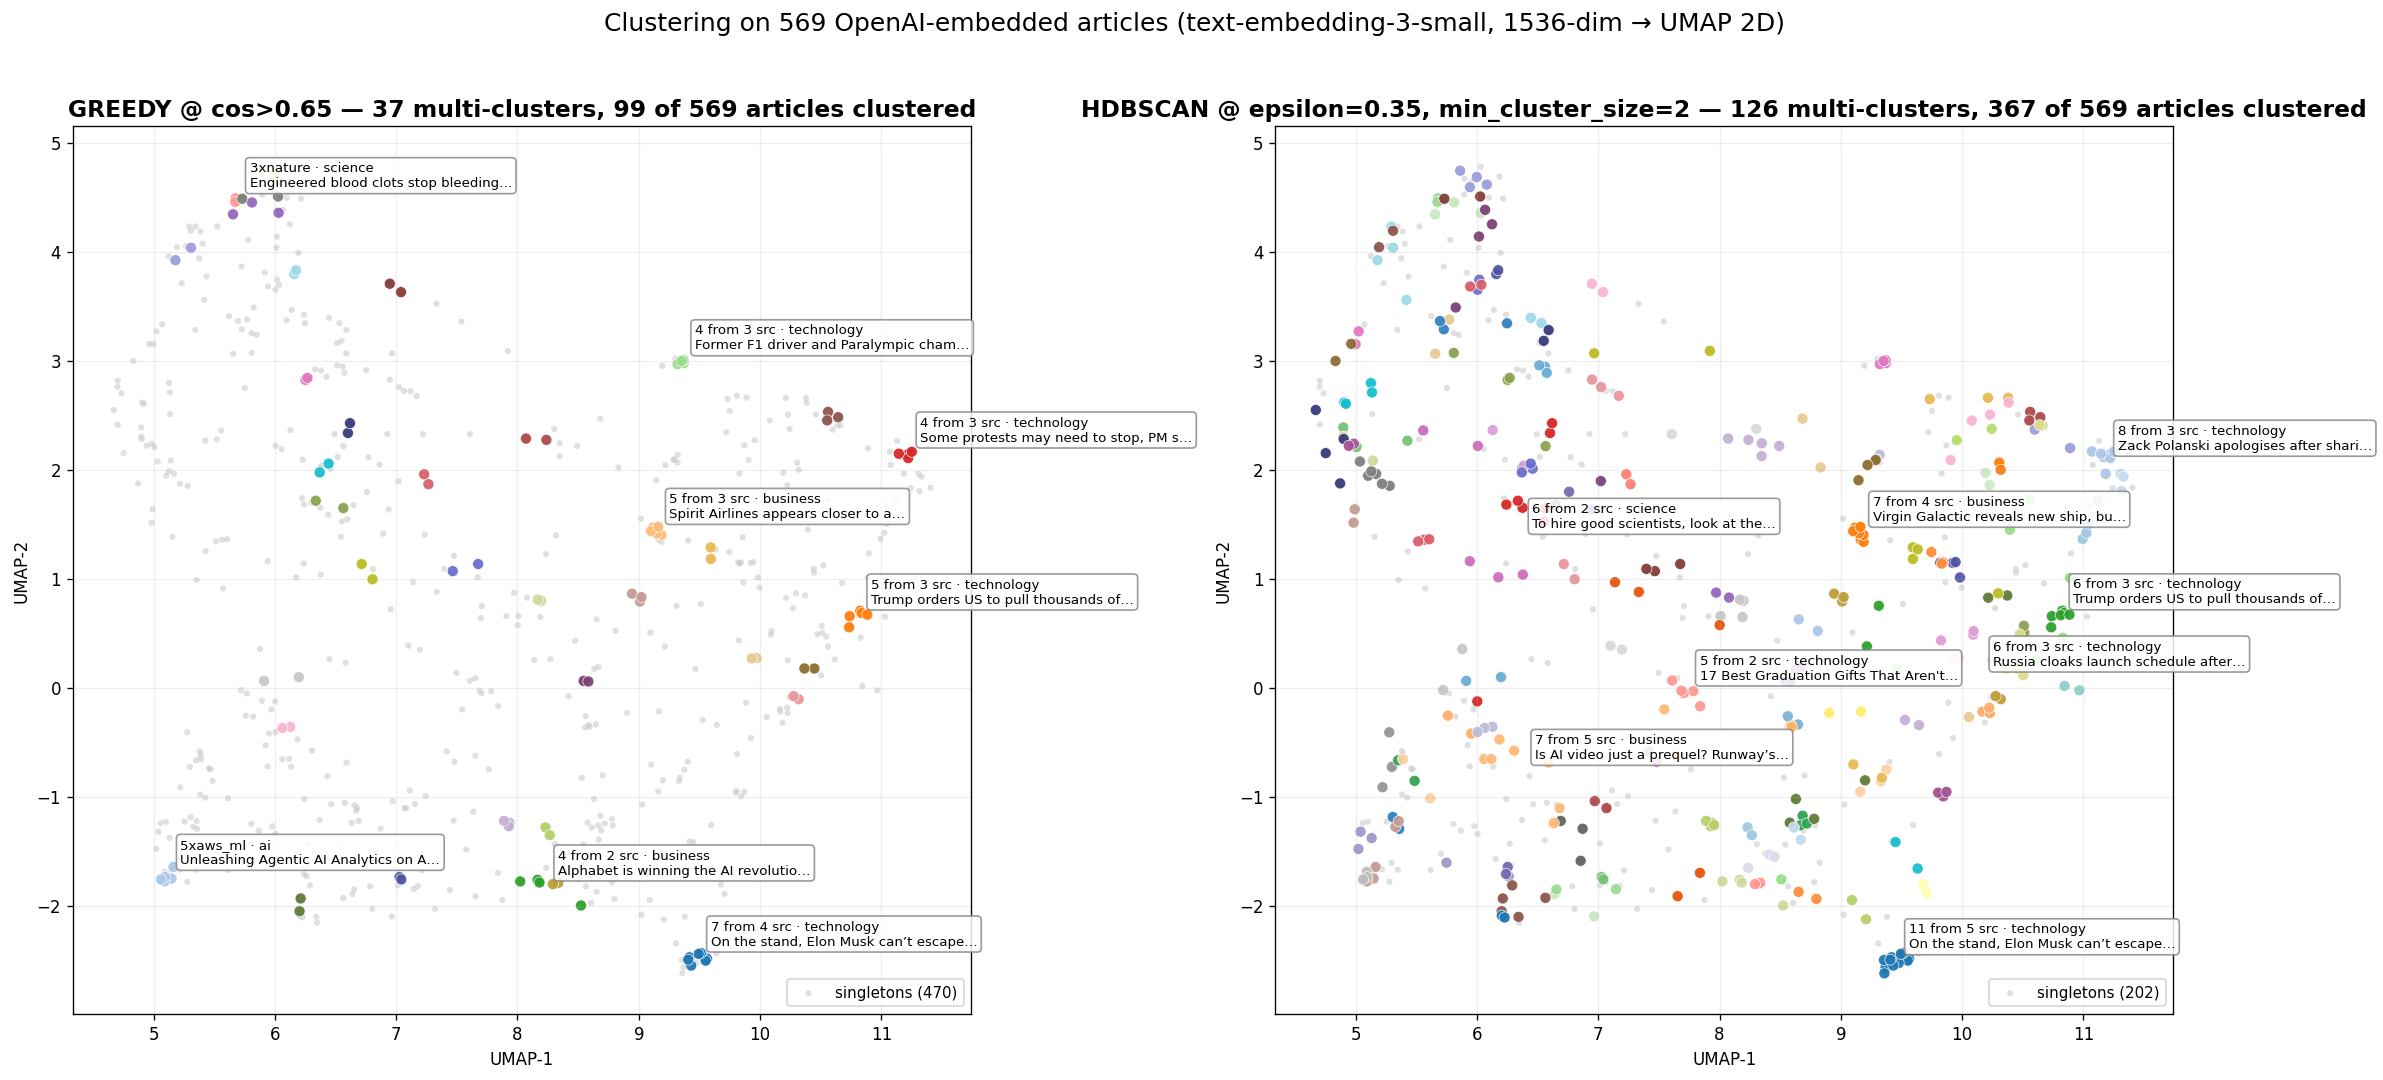

Python code for this plot:
"""
experimentation/clustering_viz.py

2D side-by-side visualisation of greedy vs HDBSCAN clustering on the
569-article OpenAI-embedded corpus.

Both algorithms use cosine threshold 0.65 (the production candidate
established in the backtest):
  - greedy:  cosine_similarity > 0.65 to merge into a centroid
  - hdbscan: cluster_selection_epsilon = 1 - 0.65 = 0.35,
             min_cluster_size = 2, metric = 'cosine'

Projection: UMAP from 1536-dim -> 2D, cosine metric, n_neighbors=15.
Singletons render as small grey dots; multi-clusters get distinct
colours. The biggest clusters get text labels with the dominant
topic / source.

Output: experimentation/clustering_viz.png

Run:
    .venv/Scripts/python.exe experimentation/clustering_viz.py
"""
from __future__ import annotations

import sys
from collections import Counter
from pathlib import Path

import matplotlib.pyplot as plt
import numpy as np
import umap

sys.path.insert(0, str(Path(__file__).resolve().parents[1]))

from experimentation.clustering_backtest import (  # noqa: E402
    greedy_cluster,
    hdbscan_cluster,
    load_embeddings_and_metadata,
)


PROD_THRESHOLD: float = 0.65
OUTPUT_PATH = Path(__file__).resolve().parent / "clustering_viz.png"


# ---------------------------------------------------------------------------
# Cluster -> colour assignment
# ---------------------------------------------------------------------------

def assign_colours(labels: list[int]) -> tuple[np.ndarray, set[int]]:
    """Return (per-point RGBA, set of multi-cluster ids).

    Singletons get a flat grey. Multi-clusters get distinct colours from
    a high-variety palette so adjacent clusters stay visually separable.
    """
    members: dict[int, list[int]] = {}
    for i, lbl in enumerate(labels):
        members.setdefault(lbl, []).append(i)
    multi_ids = {cid for cid, idxs in members.items() if len(idxs) >= 2}

    # Stable colour-id ordering so re-runs produce the same picture.
    ordered_multi = sorted(multi_ids, key=lambda c: (-len(members[c]), c))

    # Cycle through tab20 + Set3 + Dark2 to get up to ~70 visually distinct
    # colours; matplotlib will wrap if we have more clusters than that and
    # that's fine — adjacent same-colour points are unlikely on UMAP.
    palette = (
        list(plt.cm.tab20.colors)
        + list(plt.cm.tab20b.colors)
        + list(plt.cm.tab20c.colors)
        + list(plt.cm.Set3.colors)
    )
    cid_to_colour: dict[int, tuple[float, float, float, float]] = {}
    for i, cid in enumerate(ordered_multi):
        rgb = palette[i % len(palette)]
        cid_to_colour[cid] = (*rgb, 0.85)

    grey = (0.78, 0.78, 0.78, 0.55)
    colours = np.array([
        cid_to_colour[lbl] if lbl in cid_to_colour else grey
        for lbl in labels
    ])
    return colours, multi_ids


# ---------------------------------------------------------------------------
# Cluster label-text helper (for annotating biggest clusters)
# ---------------------------------------------------------------------------

def cluster_label(idxs: list[int], meta: list[dict], maxlen: int = 36) -> str:
    """One-line description of a cluster for plot annotation. Picks the
    most-common source if homogeneous, else 'multi-src'; tacks on the
    most-common topic; ends with the size.

    Falls back to a salient title fragment when sources/topics aren't
    informative."""
    sources = Counter(meta[i]["source"] for i in idxs)
    topics  = Counter(t for i in idxs for t in (meta[i]["topics"] or []))
    n = len(idxs)

    src_str = (
        f"{n}x{sources.most_common(1)[0][0]}"
        if len(sources) == 1
        else f"{n} from {len(sources)} src"
    )
    topic_str = topics.most_common(1)[0][0] if topics else "?"

    # Headline fragment from the first article, if short enough.
    head = (meta[idxs[0]]["title"] or "")[:maxlen].replace("\n", " ").strip()
    return f"{src_str} · {topic_str}\n{head}…"


# ---------------------------------------------------------------------------
# Plot
# ---------------------------------------------------------------------------

def plot_side_by_side(
    coords: np.ndarray,
    greedy_labels: list[int],
    hdbscan_labels: list[int],
    meta: list[dict],
    output_path: Path,
) -> None:
    g_colours, g_multi = assign_colours(greedy_labels)
    h_colours, h_multi = assign_colours(hdbscan_labels)

    g_members: dict[int, list[int]] = {}
    h_members: dict[int, list[int]] = {}
    for i, lbl in enumerate(greedy_labels):
        g_members.setdefault(lbl, []).append(i)
    for i, lbl in enumerate(hdbscan_labels):
        h_members.setdefault(lbl, []).append(i)

    fig, (ax_g, ax_h) = plt.subplots(1, 2, figsize=(20, 9), dpi=120)

    def draw(ax, coords, colours, labels, members, multi_ids, title: str):
        # Singletons drawn first (small + faint), multi-clusters on top.
        is_single = np.array([lbl not in multi_ids for lbl in labels])
        ax.scatter(
            coords[is_single, 0], coords[is_single, 1],
            c=colours[is_single], s=14, alpha=0.55, linewidths=0,
            label=f"singletons ({int(is_single.sum())})",
        )
        ax.scatter(
            coords[~is_single, 0], coords[~is_single, 1],
            c=colours[~is_single], s=44, alpha=0.95, linewidths=0.4,
            edgecolors="white",
        )

        # Annotate the biggest 8 clusters with a short label.
        biggest = sorted(multi_ids,
                         key=lambda c: (-len(members[c]), c))[:8]
        for cid in biggest:
            idxs = members[cid]
            cx = float(np.mean(coords[idxs, 0]))
            cy = float(np.mean(coords[idxs, 1]))
            ax.annotate(
                cluster_label(idxs, meta),
                xy=(cx, cy),
                xytext=(8, 8), textcoords="offset points",
                fontsize=8,
                bbox=dict(boxstyle="round,pad=0.3",
                          fc="white", ec="#888", alpha=0.85),
            )

        ax.set_title(title, fontsize=14, fontweight="bold")
        ax.set_xlabel("UMAP-1")
        ax.set_ylabel("UMAP-2")
        ax.grid(True, alpha=0.2)
        ax.legend(loc="lower right", fontsize=9)

    g_n_multi = sum(1 for v in g_members.values() if len(v) >= 2)
    h_n_multi = sum(1 for v in h_members.values() if len(v) >= 2)
    g_in_multi = sum(len(v) for v in g_members.values() if len(v) >= 2)
    h_in_multi = sum(len(v) for v in h_members.values() if len(v) >= 2)

    draw(ax_g, coords, g_colours, greedy_labels, g_members, g_multi,
         f"GREEDY @ cos>0.65 — {g_n_multi} multi-clusters, "
         f"{g_in_multi} of {len(meta)} articles clustered")
    draw(ax_h, coords, h_colours, hdbscan_labels, h_members, h_multi,
         f"HDBSCAN @ epsilon=0.35, min_cluster_size=2 — "
         f"{h_n_multi} multi-clusters, {h_in_multi} of {len(meta)} articles clustered")

    fig.suptitle(
        f"Clustering on 569 OpenAI-embedded articles "
        f"(text-embedding-3-small, 1536-dim → UMAP 2D)",
        fontsize=15, y=0.995,
    )
    fig.tight_layout(rect=(0, 0, 1, 0.97))
    fig.savefig(output_path, bbox_inches="tight")
    print(f"saved {output_path}")


def main() -> None:
    try:
        sys.stdout.reconfigure(encoding="utf-8")  # type: ignore[attr-defined]
    except Exception:  # noqa: BLE001
        pass

    print("Loading embeddings from Neon ...")
    E, meta = load_embeddings_and_metadata()
    N = E.shape[0]
    print(f"Loaded N={N} articles, dim={E.shape[1]}")

    if N == 0:
        print("No embeddings; run the runner first.")
        return

    print(f"Running greedy_cluster at threshold {PROD_THRESHOLD} ...")
    greedy_labels = greedy_cluster(E, PROD_THRESHOLD)
    print(f"Running hdbscan_cluster at threshold {PROD_THRESHOLD} (min_cs=2) ...")
    hdbscan_labels = hdbscan_cluster(E, PROD_THRESHOLD, min_cluster_size=2)

    print("Projecting embeddings to 2D via UMAP (metric=cosine) ...")
    reducer = umap.UMAP(
        n_components=2,
        n_neighbors=15,
        min_dist=0.1,
        metric="cosine",
        random_state=42,
    )
    coords = reducer.fit_transform(E)
    print(f"  coords shape: {coords.shape}")

    plot_side_by_side(coords, greedy_labels, hdbscan_labels, meta, OUTPUT_PATH)
    print("done.")


if __name__ == "__main__":
    main()
